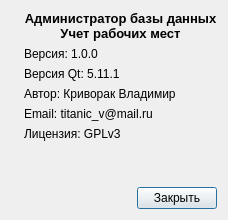
<?xml version="1.0" encoding="UTF-8"?>
<ui version="4.0">
 <class>About</class>
 <widget class="QDialog" name="About">
  <property name="geometry">
   <rect>
    <x>0</x>
    <y>0</y>
    <width>353</width>
    <height>226</height>
   </rect>
  </property>
  <property name="windowTitle">
   <string>О программе</string>
  </property>
  <layout class="QVBoxLayout" name="verticalLayout_2">
   <property name="sizeConstraint">
    <enum>QLayout::SetFixedSize</enum>
   </property>
   <item>
    <layout class="QHBoxLayout" name="horizontalLayout_2">
     <item>
      <widget class="QLabel" name="label">
       <property name="text">
        <string/>
       </property>
       <property name="pixmap">
        <pixmap resource="icons.qrc">:/128x128/ico/Database_128x128.png</pixmap>
       </property>
      </widget>
     </item>
     <item>
      <layout class="QVBoxLayout" name="verticalLayout">
       <item>
        <widget class="QLabel" name="label_2">
         <property name="font">
          <font>
           <pointsize>10</pointsize>
           <weight>75</weight>
           <bold>true</bold>
          </font>
         </property>
         <property name="text">
          <string>Администратор базы данных 
Учет рабочих мест</string>
         </property>
         <property name="alignment">
          <set>Qt::AlignCenter</set>
         </property>
        </widget>
       </item>
       <item>
        <widget class="QLabel" name="label_4">
         <property name="text">
          <string>Версия: 1.0.0</string>
         </property>
        </widget>
       </item>
       <item>
        <widget class="QLabel" name="label_3">
         <property name="text">
          <string>Версия Qt: 5.11.1</string>
         </property>
        </widget>
       </item>
       <item>
        <widget class="QLabel" name="label_5">
         <property name="text">
          <string>Автор: Криворак Владимир</string>
         </property>
        </widget>
       </item>
       <item>
        <widget class="QLabel" name="label_6">
         <property name="text">
          <string>Email: titanic_v@mail.ru</string>
         </property>
        </widget>
       </item>
       <item>
        <widget class="QLabel" name="label_7">
         <property name="text">
          <string>Лицензия: GPLv3</string>
         </property>
        </widget>
       </item>
       <item>
        <spacer name="verticalSpacer">
         <property name="orientation">
          <enum>Qt::Vertical</enum>
         </property>
         <property name="sizeHint" stdset="0">
          <size>
           <width>20</width>
           <height>40</height>
          </size>
         </property>
        </spacer>
       </item>
      </layout>
     </item>
    </layout>
   </item>
   <item>
    <layout class="QHBoxLayout" name="horizontalLayout">
     <item>
      <spacer name="horizontalSpacer">
       <property name="orientation">
        <enum>Qt::Horizontal</enum>
       </property>
       <property name="sizeHint" stdset="0">
        <size>
         <width>40</width>
         <height>20</height>
        </size>
       </property>
      </spacer>
     </item>
     <item>
      <widget class="QPushButton" name="closeButton">
       <property name="text">
        <string>Закрыть</string>
       </property>
      </widget>
     </item>
    </layout>
   </item>
  </layout>
 </widget>
 <resources>
  <include location="icons.qrc"/>
 </resources>
 <connections>
  <connection>
   <sender>closeButton</sender>
   <signal>clicked()</signal>
   <receiver>About</receiver>
   <slot>accept()</slot>
   <hints>
    <hint type="sourcelabel">
     <x>305</x>
     <y>157</y>
    </hint>
    <hint type="destinationlabel">
     <x>176</x>
     <y>89</y>
    </hint>
   </hints>
  </connection>
 </connections>
</ui>
